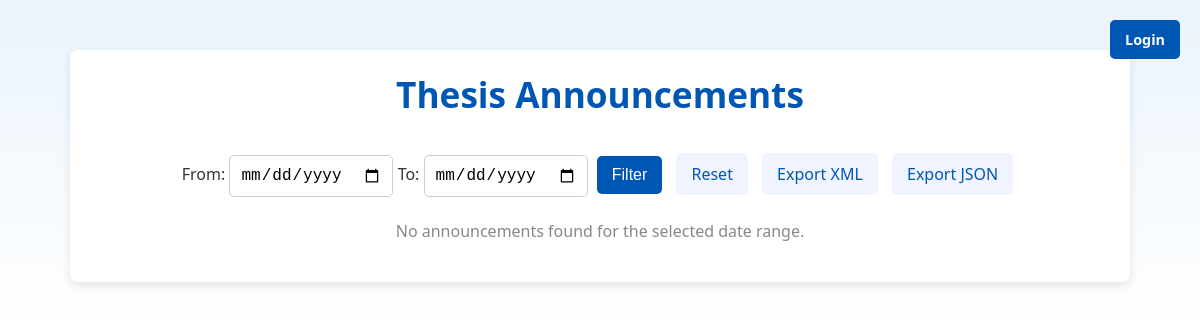
Before: /demo.php with the older database file.
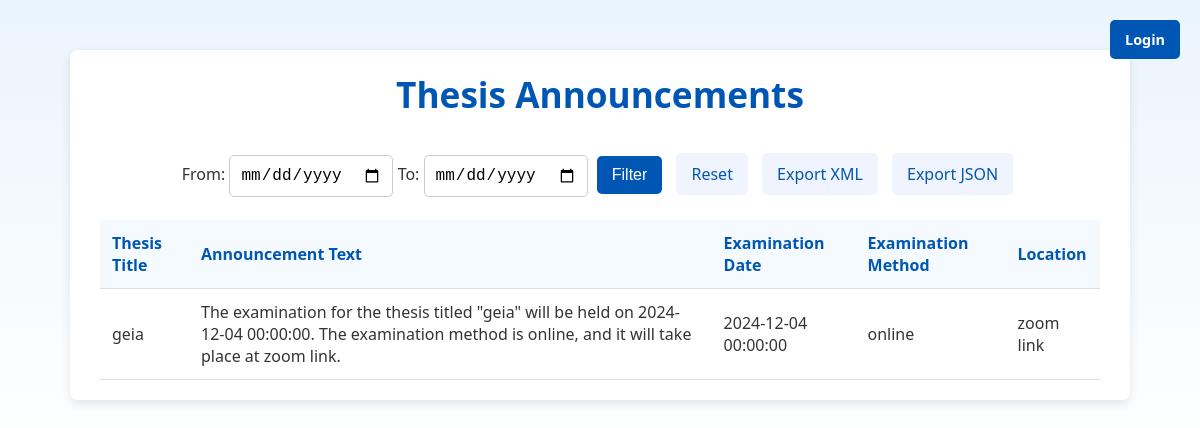
After: the same page with the newer database file.
### tables this page shows
CREATE TABLE `announcements` (
  `announcementID` int(11) NOT NULL,
  `thesisID` int(11) NOT NULL,
  `createdBy` int(11) NOT NULL,
  `announcementText` text NOT NULL,
  `createdDate` datetime NOT NULL DEFAULT current_timestamp(),
  `examinationDate` datetime NOT NULL,
  `examinationMethod` enum('online','in person') NOT NULL,
  `location` varchar(255) DEFAULT NULL
);

CREATE TABLE `thesis` (
  `thesisID` int(11) NOT NULL,
  `title` varchar(255) NOT NULL,
  `description` text NOT NULL,
  `status` enum('under assignment','active','under review','finalized','withdrawn') NOT NULL,
  `supervisorID` int(11) NOT NULL,
  `member1ID` int(11) DEFAULT NULL,
  `member2ID` int(11) DEFAULT NULL,
  `studentID` int(11) DEFAULT NULL,
  `finalGrade` decimal(2,1) DEFAULT NULL,
  `postedDate` date NOT NULL,
  `assignmentDate` date DEFAULT NULL,
  `completionDate` date DEFAULT NULL,
  `examinationDate` datetime DEFAULT NULL,
  `withdrawalDate` date DEFAULT NULL,
  `pdf` varchar(50) DEFAULT NULL,
  `withdrawn_comment` enum('from professor','from secretary') DEFAULT NULL,
  `general_assembly` varchar(20) DEFAULT NULL,
  `member1Grade` double(2,1) DEFAULT NULL,
  `member2Grade` double(2,1) DEFAULT NULL,
  `nemertes` varchar(50) DEFAULT NULL
);

### demo.php (the view, shortened to what this page needs)
<?php
include 'access.php';
try {
    $pdo = new PDO("mysql:host=$host;dbname=$db_name;charset=utf8", $user, $password);
} catch (PDOException $e) {
    die("Database connection failed: " . $e->getMessage());
}
$start = $_GET['start'] ?? null;
$end = $_GET['end'] ?? null;
$query = "
    SELECT
        a.announcementID,
        t.title AS thesisTitle,
        a.announcementText,
        a.examinationDate,
        a.examinationMethod,
        a.location
    FROM Announcements a
    INNER JOIN Thesis t ON a.thesisID = t.thesisID
    WHERE a.examinationDate IS NOT NULL
";
$params = [];
$query .= " ORDER BY a.examinationDate ASC";
$stmt = $pdo->prepare($query);
$stmt->execute($params);
$announcements = $stmt->fetchAll(PDO::FETCH_ASSOC);
?>
<!DOCTYPE html>
<html lang="en">
<head>
</head>
<body>
    <a href="login.php" class="login-btn">Login</a>
    <div class="container">
        <div class="header">
            <h1>Thesis Announcements</h1>
        </div>
        <div class="filter-section">
            <form method="GET" action="">
                <label for="start">From:</label>
                <input type="date" id="start" name="start" value="<?= htmlspecialchars($start) ?>">
                <label for="end">To:</label>
                <input type="date" id="end" name="end" value="<?= htmlspecialchars($end) ?>">
                <button type="submit" class="button button-primary">Filter</button>
                <a href="demo.php" class="button button-secondary">Reset</a>
                <a href="endpoint.php?start=<?= htmlspecialchars($start) ?>&end=<?= htmlspecialchars($end) ?>&format=xml" class="button button-secondary">Export XML</a>
                <a href="endpoint.php?start=<?= htmlspecialchars($start) ?>&end=<?= htmlspecialchars($end) ?>&format=json" class="button button-secondary">Export JSON</a>
            </form>
        </div>
        <?php if ($announcements): ?>
            <table>
                <thead>
                    <tr>
                        <th>Thesis Title</th>
                        <th>Announcement Text</th>
                        <th>Examination Date</th>
                        <th>Examination Method</th>
                        <th>Location</th>
                    </tr>
                </thead>
                <tbody>
                    <?php foreach ($announcements as $announcement): ?>
                        <tr>
                            <td><?= htmlspecialchars($announcement['thesisTitle']) ?></td>
                            <td><?= nl2br(htmlspecialchars($announcement['announcementText'])) ?></td>
                            <td><?= htmlspecialchars($announcement['examinationDate']) ?></td>
                            <td><?= htmlspecialchars($announcement['examinationMethod']) ?></td>
                            <td><?= htmlspecialchars($announcement['location']) ?></td>
                        </tr>
                    <?php endforeach; ?>
                </tbody>
            </table>
        <?php else: ?>
            <p class="no-results">No announcements found for the selected date range.</p>
        <?php endif; ?>
    </div>
</body>
</html>

Changed rows visible on the page:
added announcements: thesisID.title "geia", announcementText "The examination for the thesis titled \"geia\" will be held on 2024-12-04 00:00:00. The examination method is online, and it will take place at zoom link.", examinationDate "2024-12-04 00:00:00", examinationMethod "online", location "zoom link"
Other visible differences:
text no longer shown: "No announcements found for the selected date range."
text now shown: "Thesis Title Announcement Text Examination Date Examination Method Location"
